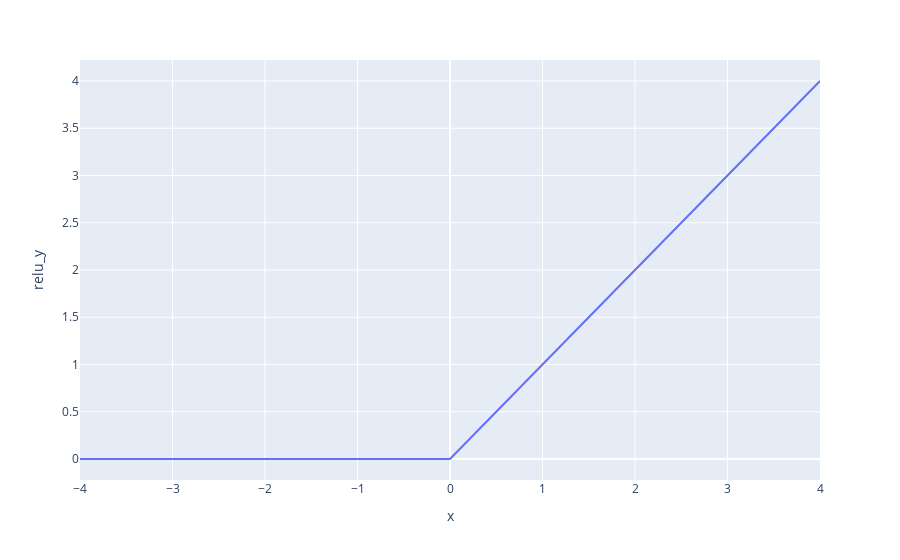

Notebook cell for this chart:
### Markdown cell above
# Figure 8

### Code cell
x = np.linspace(-4,4,9)
relu = []
for i in x:
    if i <= 0:
        relu.append(0)
    elif i > 0:
        relu.append(i)

df = pd.DataFrame(data={
    'x':x,
    'relu_y':np.array(relu)
})

fig = px.line(df, x="x", y="relu_y")

fig.show()

### Figure 1 — Plotly figure (JSON) as saved in the notebook; plotly's stock layout.template omitted (floating-point values rounded to 4 significant figures)
{"data": [{"hoverlabel": {"namelength": 0}, "hovertemplate": "x=%{x}<br>relu_y=%{y}", "legendgroup": "", "line": {"color": "#636efa", "dash": "solid"}, "mode": "lines", "name": "", "showlegend": false, "type": "scatter", "x": [-4, -3, -2, -1, 0, 1, 2, 3, 4], "xaxis": "x", "y": [0, 0, 0, 0, 0, 1, 2, 3, 4], "yaxis": "y"}], "layout": {"autosize": true, "legend": {"tracegroupgap": 0}, "margin": {"t": 60}, "xaxis": {"anchor": "y", "autorange": true, "domain": [0, 1], "range": [-4, 4], "title": {"text": "x"}, "type": "linear"}, "yaxis": {"anchor": "x", "autorange": true, "domain": [0, 1], "range": [-0.2222, 4.222], "title": {"text": "relu_y"}, "type": "linear"}}}
